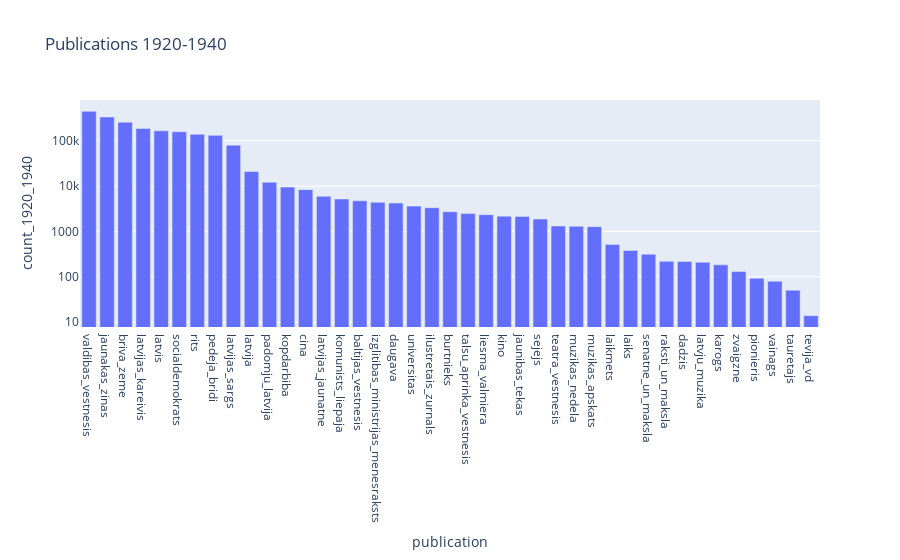

The notebook cell this image was saved under:
### Code cell
# let's sourt by count_1920_1940 and plot bar chart
df_filtered = df_filtered.sort_values("count_1920_1940", ascending=False)
fig = px.bar(df_filtered, x="publication", y="count_1920_1940", title="Publications 1920-1940")
# let's use log scale on y axis
fig.update_yaxes(type="log")
# html folder
# html_folder = Path("../html")
# # create folder if it does not exist
# html_folder.mkdir(exist_ok=True)
# # download plot as HTML file
# fig.write_html(html_folder / "articles_publications_summary.html")
# # save png file
# png_folder = Path("../png")
# # create folder if it does not exist
# png_folder.mkdir(exist_ok=True)
# png_file = png_folder / "articles_publications_summary.png"
# fig.write_image(png_file)
fig.show()

### Figure 1 — Plotly figure (JSON) as saved in the notebook; plotly's stock layout.template omitted (floating-point values rounded to 4 significant figures)
{"data": [{"alignmentgroup": "True", "hovertemplate": "publication=%{x}<br>count_1920_1940=%{y}<extra></extra>", "legendgroup": "", "marker": {"color": "#636efa", "pattern": {"shape": ""}}, "name": "", "offsetgroup": "", "orientation": "v", "showlegend": false, "textposition": "auto", "type": "bar", "x": ["valdibas_vestnesis", "jaunakas_zinas", "briva_zeme", "latvijas_kareivis", "latvis", "socialdemokrats", "rits", "pedeja_bridi", "latvijas_sargs", "latvija", "padomju_latvija", "kopdarbiba", "cina", "latvijas_jaunatne", "komunists_liepaja", "baltijas_vestnesis", "izglitibas_ministrijas_menesraksts", "daugava", "universitas", "ilustretais_zurnals", "burtnieks", "talsu_aprinka_vestnesis", "liesma_valmiera", "kino", "jaunibas_tekas", "sejejs", "teatra_vestnesis", "muzikas_nedela", "muzikas_apskats", "laikmets", "laiks", "senatne_un_maksla", "raksti_un_maksla", "dadzis", "latvju_muzika", "karogs", "zvaigzne", "pionieris", "vainags", "tauretajs", "tevija_vd"], "xaxis": "x", "y": [442074, 332470, 255273, 185816, 164535, 156907, 137651, 131032, 79632, 20880, 12137, 9478, 8341, 5958, 5191, 4739, 4375, 4233, 3618, 3339, 2723, 2479, 2343, 2173, 2150, 1879, 1321, 1300, 1274, 519, 382, 317, 220, 219, 210, 184, 131, 93, 80, 51, 14], "yaxis": "y"}], "layout": {"barmode": "relative", "legend": {"tracegroupgap": 0}, "title": {"text": "Publications 1920-1940"}, "xaxis": {"anchor": "y", "domain": [0, 1], "title": {"text": "publication"}}, "yaxis": {"anchor": "x", "domain": [0, 1], "title": {"text": "count_1920_1940"}, "type": "log"}}}
